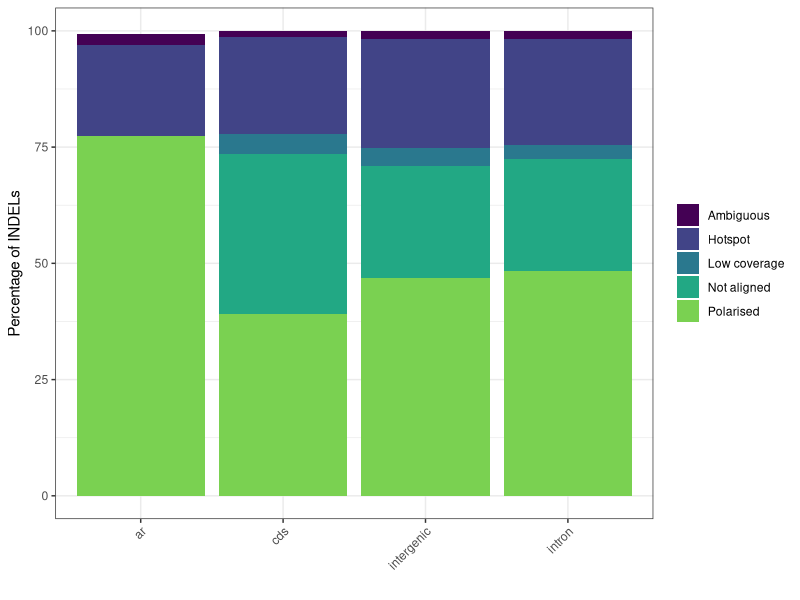
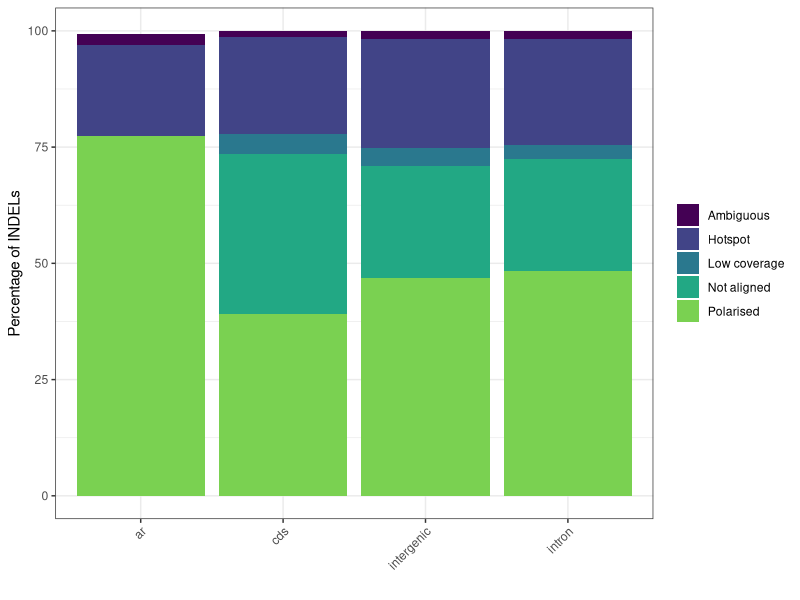

Source code (R) for these figures, in order:
library(ggplot2)
library(viridis)

non_r = read.csv('polarisation_summary_indels_nonrep.csv')
ar = subset(read.csv('polarisation_summary_indels_ar.csv'), cat!='not_aligned' & cat!='low_coverage')
#ar$percent = (ar$count / (19851 * (1.24 + 0.3))) * 100
all_sum = rbind(non_r, ar)

print(all_sum)

# make plot of pol success
png('pol_success_indels.png', width=4, height=3, res=320, units='in')

ggplot(subset(all_sum, cat!='total' & cat!='unpolarised'), aes(x=region, y=percent, fill=cat)) +
    geom_bar(stat='identity') +
    scale_fill_manual(values=viridis(6),
    labels = c('Ambiguous', 'Hotspot', 'Low coverage', 'Not aligned', 'Polarised')) +
    theme_bw() + theme(legend.title=element_blank()) +
    labs(y='Percentage of INDELs', x='') +
    theme(axis.text.x=element_text(angle=45, hjust=1))

dev.off()

pdf('pol_success_indels.pdf', width=4, height=3)

ggplot(subset(all_sum, cat!='total' & cat!='unpolarised'), aes(x=region, y=percent, fill=cat)) +
    geom_bar(stat='identity') +
    scale_fill_manual(values=viridis(6),
    labels = c('Ambiguous', 'Hotspot', 'Low coverage', 'Not aligned', 'Polarised')) +
    theme_bw() + theme(legend.title=element_blank()) +
    labs(y='Percentage of INDELs', x='') +
    theme(axis.text.x=element_text(angle=45, hjust=1))

dev.off()